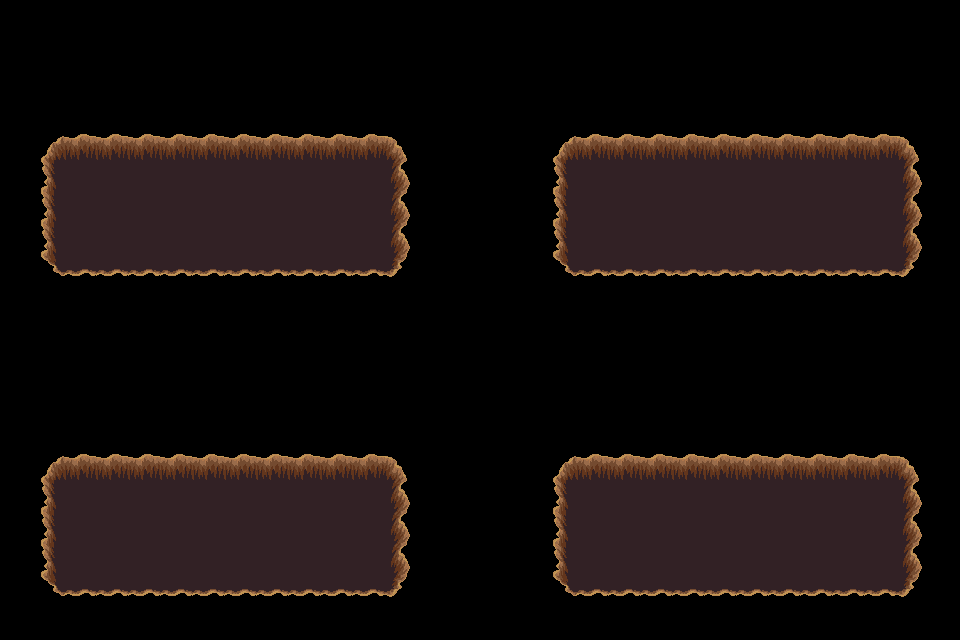

This game map was drawn from its Tiled (.tmx) file and the tilesets committed beside it. A one-line description and the full map source follow:
An orthogonal 30x20 tile map with 32x32 px tiles, 1 tile layer (trou), 2 tilesets.

<map version="1.4" tiledversion="1.4.3" orientation="orthogonal" renderorder="right-down" width="30" height="20" tilewidth="32" tileheight="32" infinite="0" nextlayerid="9" nextobjectid="1">
 <tileset firstgid="1" source="../../dungeon_green.tsx" />
 <tileset firstgid="530" source="../../dungeon.tsx" />
 <layer id="8" name="trou" width="30" height="20">
  <data encoding="csv">
0,0,0,0,0,0,0,0,0,0,0,0,0,0,0,0,0,0,0,0,0,0,0,0,0,0,0,0,0,0,
0,0,0,0,0,0,0,0,0,0,0,0,0,0,0,0,0,0,0,0,0,0,0,0,0,0,0,0,0,0,
0,0,0,0,0,0,0,0,0,0,0,0,0,0,0,0,0,0,0,0,0,0,0,0,0,0,0,0,0,0,
0,0,0,0,0,0,0,0,0,0,0,0,0,0,0,0,0,0,0,0,0,0,0,0,0,0,0,0,0,0,
0,432,433,433,433,433,433,433,433,433,433,433,434,0,0,0,0,432,433,433,433,433,433,433,433,433,433,433,434,0,
0,455,456,456,456,456,456,456,456,456,456,456,457,0,0,0,0,455,456,456,456,456,456,456,456,456,456,456,457,0,
0,455,456,456,456,456,456,456,456,456,456,456,457,0,0,0,0,455,456,456,456,456,456,456,456,456,456,456,457,0,
0,455,456,456,456,456,456,456,456,456,456,456,457,0,0,0,0,455,456,456,456,456,456,456,456,456,456,456,457,0,
0,478,479,479,479,479,479,479,479,479,479,479,480,0,0,0,0,478,479,479,479,479,479,479,479,479,479,479,480,0,
0,0,0,0,0,0,0,0,0,0,0,0,0,0,0,0,0,0,0,0,0,0,0,0,0,0,0,0,0,0,
0,0,0,0,0,0,0,0,0,0,0,0,0,0,0,0,0,0,0,0,0,0,0,0,0,0,0,0,0,0,
0,0,0,0,0,0,0,0,0,0,0,0,0,0,0,0,0,0,0,0,0,0,0,0,0,0,0,0,0,0,
0,0,0,0,0,0,0,0,0,0,0,0,0,0,0,0,0,0,0,0,0,0,0,0,0,0,0,0,0,0,
0,0,0,0,0,0,0,0,0,0,0,0,0,0,0,0,0,0,0,0,0,0,0,0,0,0,0,0,0,0,
0,432,433,433,433,433,433,433,433,433,433,433,434,0,0,0,0,432,433,433,433,433,433,433,433,433,433,433,434,0,
0,455,456,456,456,456,456,456,456,456,456,456,457,0,0,0,0,455,456,456,456,456,456,456,456,456,456,456,457,0,
0,455,456,456,456,456,456,456,456,456,456,456,457,0,0,0,0,455,456,456,456,456,456,456,456,456,456,456,457,0,
0,455,456,456,456,456,456,456,456,456,456,456,457,0,0,0,0,455,456,456,456,456,456,456,456,456,456,456,457,0,
0,478,479,479,479,479,479,479,479,479,479,479,480,0,0,0,0,478,479,479,479,479,479,479,479,479,479,479,480,0,
0,0,0,0,0,0,0,0,0,0,0,0,0,0,0,0,0,0,0,0,0,0,0,0,0,0,0,0,0,0
</data>
 </layer>
</map>
